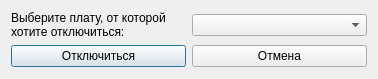
<?xml version="1.0" encoding="UTF-8"?>
<ui version="4.0">
 <class>DisconnectFromElcus</class>
 <widget class="QDialog" name="DisconnectFromElcus">
  <property name="geometry">
   <rect>
    <x>0</x>
    <y>0</y>
    <width>378</width>
    <height>79</height>
   </rect>
  </property>
  <property name="windowTitle">
   <string>Отключиться</string>
  </property>
  <layout class="QGridLayout" name="gridLayout">
   <item row="0" column="0" colspan="2">
    <layout class="QHBoxLayout" name="horizontalLayout">
     <item>
      <widget class="QLabel" name="labelChooseElcus">
       <property name="text">
        <string>Выберите плату, от которой хотите отключиться:</string>
       </property>
       <property name="wordWrap">
        <bool>true</bool>
       </property>
      </widget>
     </item>
     <item>
      <widget class="QComboBox" name="comboBoxChooseElcus"/>
     </item>
    </layout>
   </item>
   <item row="1" column="0">
    <widget class="QPushButton" name="bttnDisconnectElcus">
     <property name="text">
      <string>Отключиться</string>
     </property>
    </widget>
   </item>
   <item row="1" column="1">
    <widget class="QPushButton" name="bttnCancelDisconnected">
     <property name="text">
      <string>Отмена</string>
     </property>
    </widget>
   </item>
  </layout>
 </widget>
 <resources/>
 <connections/>
</ui>
